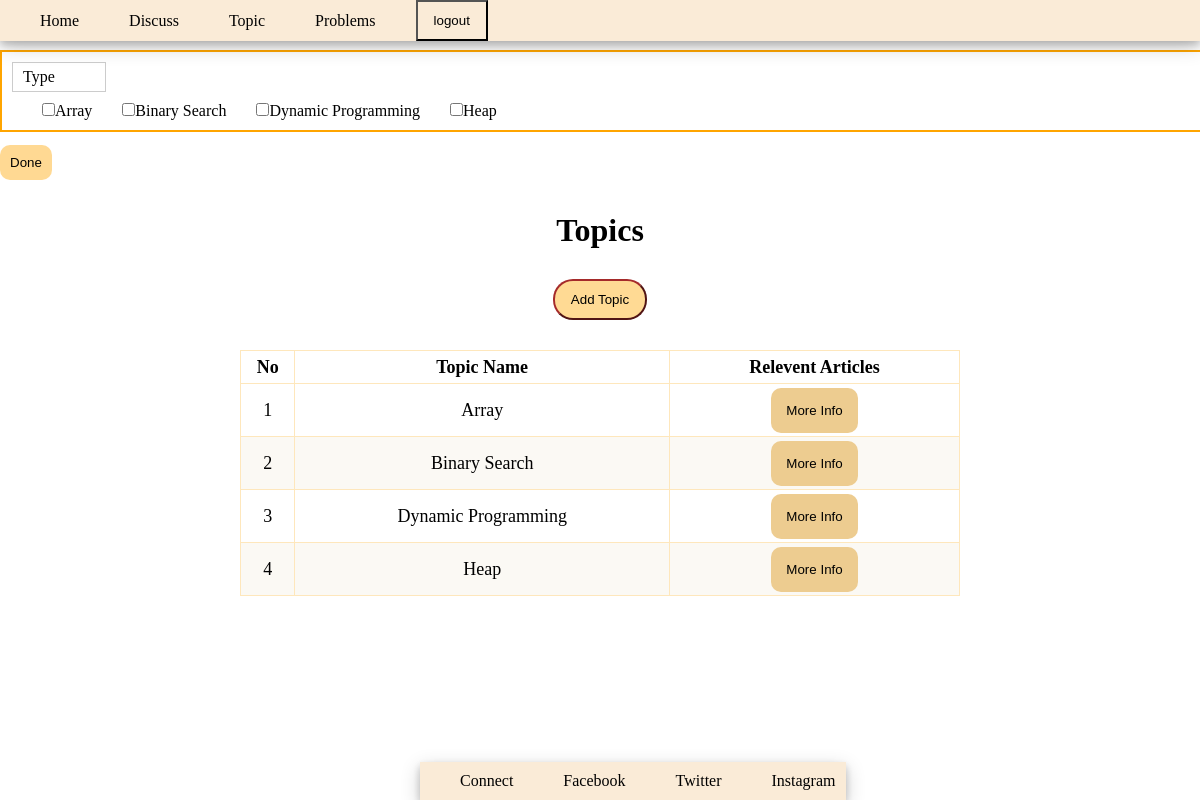
The app's page /topics/ (signed in) with its own data.
### chat/models.py (models this page shows)
class Sources(models.Model):
    id = models.AutoField(primary_key=True)
    topic = models.CharField(max_length=30)
    link = models.URLField(max_length=200)

### chat/views.py (the view)
# urls.py: path('topics/', views.topics, name='topics'),
@login_required(login_url='login')
def topics(request):
    mydata=Sources.objects.all().values()
    mydata1 = Sources.objects.values('topic').distinct()
    data={
        'mydata':mydata,
        'mydata1':mydata1
    }
    return render(request,"topics.html",data)

### templates/topics.html (shortened to what this page needs)
<!DOCTYPE html>
<html lang="en">
<head>
</head>
<body>
     <div class = "mynav" id="navbar">
        <ul>
            <li><a href="{% url 'home' %}">Home</a></li>
            <li><a href="{% url 'discuss' %}">Discuss</a></li>
            <li><a href="{% url 'topics' %}">Topic</a></li>
            <li><a href="{% url 'problems' %}">Problems</a></li>
            <li><button class="login-container"><a href="{% url 'logout' %}">logout</a></button></li>
        </ul>
    </div>
      <form action="{% url 'tfilter' %}" method="POST">
     <div id="list2" class="dropdown-check-list" tabindex="100">
                <span class="anchor">Type</span>
                <ul class="items">
                    {% for n in mydata1 %}
                    <li>
                        <input type="checkbox" name="Rate" value="{{ n.topic }}" />{{ n.topic }}
                    </li>
                     {% endfor %}
                </ul>
            </div>
           <button type="submit" class="btn-btn-outline-btn-sub">Done</button>
      </form>
    <div class="problems">
        <div class="problem-heading">
            <h1>Topics</h1>
             <button class="sohail"><a href="{% url 'AddTopic' %}">Add Topic</a></button>
        </div>
        <table class="table table-hover table-dark">
            <thead>
                <tr>
                    <th scope="col">No</th>
                    <th scope="col">Topic Name</th>
                    <th scope="col">Relevent Articles</th>
                </tr>
            </thead>
            <tbody>
                {% for n in mydata %}
                    <tr>
                        <td>{{ n.id }}</td>
                        <td>{{ n.topic }}</td>
                        <td>
                            <button class="btn-btn-outline-btn-info"><a href="{{n.link}}">More Info</a></button>
                        </td>
                    </tr>
                {% endfor %}
            </tbody>
        </table>
    </div>
    <div class="footer">
        <ul>
            <li><a href="#">Connect</a></li>
            <li><a href="#">Facebook</a></li>
            <li><a href="#">Twitter</a></li>
            <li><a href="#">Instagram</a></li>
        </ul>
    </div>
</body>
</html>

### templates/topics.html (style rules this page uses)
* { margin: 0px; }
.mynav { box-shadow: 0 4px 8px 0 rgba(0, 0, 0, 0.2), 0 6px 20px 0 rgba(0, 0, 0, 0.19); background-color: antiquewhite; position: fixed; z-index: 1; width: 100%; }
.dropdown-check-list { display: inline-block; position: relative; border: 2px solid orange; padding: 10px; width: 100%; margin-top: 50px; }
.dropdown-check-list .anchor, .type, .price { position: relative; cursor: pointer; display: inline-block; padding: 5px 50px 5px 10px; border: 1px solid #ccc; margin-bottom: 10px; }
.btn-btn-outline-btn-sub { color: black; background-color: rgb(255, 217, 147); border:none; border-radius:10px; padding:10px; margin-top:13px; margin-bottom:2px; cursor: pointer; }
a { display: block; padding: 10px; text-decoration: none; color: black; }
.login-container { background-color: antiquewhite; align-items: end; float: right; }
li { display: inline; margin-left: 30px; }
ul { list-style-type: none; display: flex; flex-direction: row; padding: 0; align-items: center; }
table, th, td { border: 1px solid rgb(254, 231, 188); border-collapse: collapse; }
table { width: 60%; height: 80%; text-align: center; margin: auto; z-index: 1; margin-bottom: 60px; }
tr:nth-child(even) { background-color: rgb(251, 249, 244); }
th { height: 30px; }
th, td, tr { font-size: large; font-family: Georgia, 'Times New Roman', Times, serif; }
.problem-heading { text-align: center; margin-top: 30px; margin-bottom: 30px; }
.btn-btn-outline-btn-info { color: white; background-color: rgb(237, 204, 144); border:none; border-radius:10px; padding:5px; margin-top:3px; margin-bottom:2px; }
.footer { box-shadow: 0 4px 8px 0 rgba(0, 0, 0, 0.2), 0 6px 20px 0 rgba(0, 0, 0, 0.19); background-color: antiquewhite; margin-left: 35%; position: fixed; bottom: 0; }
.sohail { background-color: rgb(255, 218, 148); border-radius: 20px; border-color: brown; margin-top: 30px; }

### records on screen
Sources: id "1", topic "Array"
Sources: id "2", topic "Binary Search"
Sources: id "3", topic "Dynamic Programming"
Sources: id "4", topic "Heap"

### other values on screen
{{ n.topic }} "Array" "Binary Search" "Dynamic Programming" "Heap"
